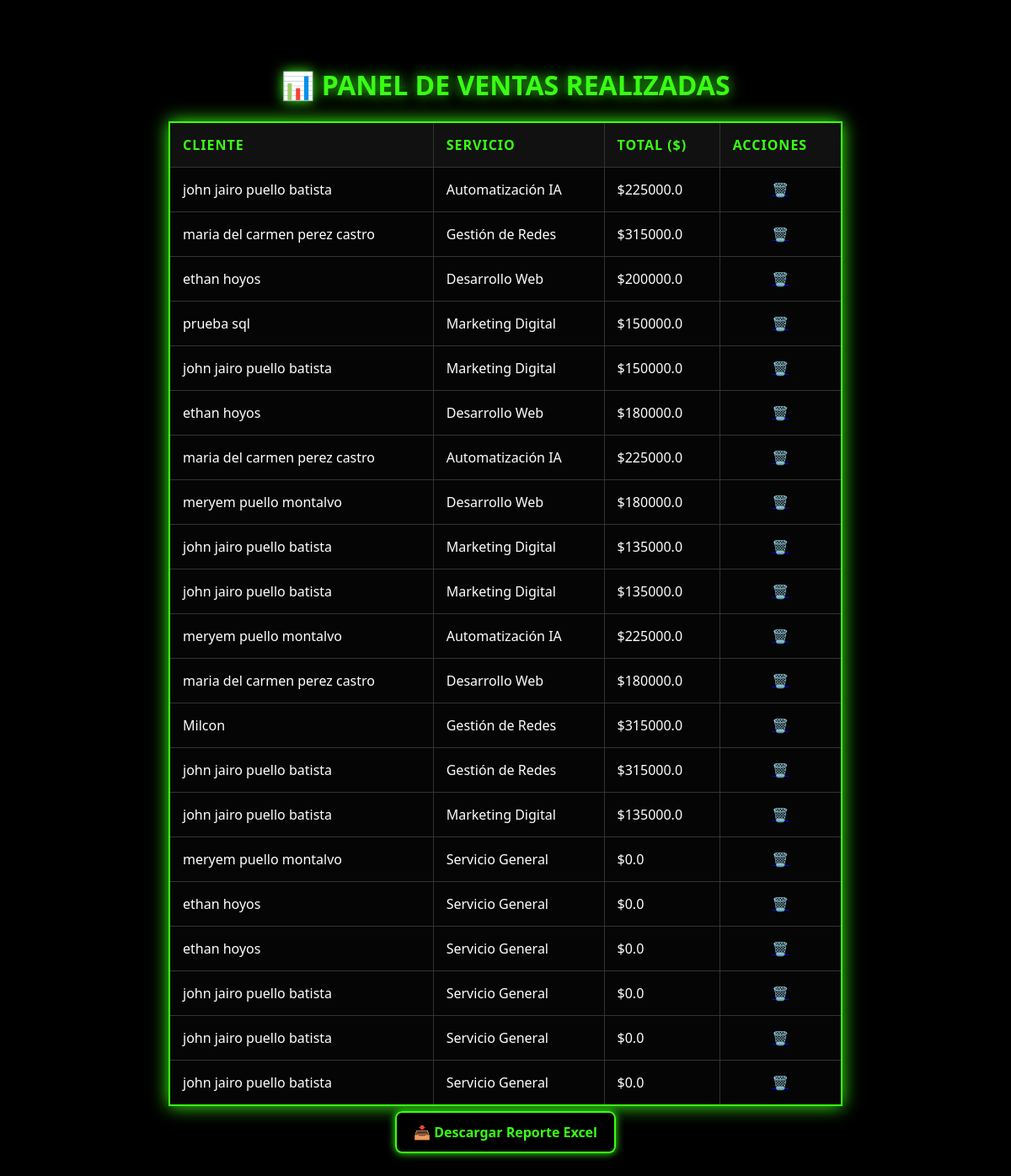
Page /reportes on the committed database.
### tables this page shows
CREATE TABLE ventas 
                      (id INTEGER PRIMARY KEY AUTOINCREMENT, 
                       nombre TEXT, 
                       servicio TEXT, 
                       total REAL);

### app.py (the view)
@app.route('/reportes')
def reportes():
    conexion = sqlite3.connect("estudio_global.db")
    cursor = conexion.cursor()
    cursor.execute("SELECT id, nombre, servicio, total FROM ventas")
    datos_ventas = cursor.fetchall()
    conexion.close()
    return render_template('reportes.html', registros=datos_ventas)

### templates/reportes.html (shortened to what this page needs)
<!DOCTYPE html>
<html lang="es">
<head>
</head>
<body>
    <h1>📊 Panel de Ventas Realizadas</h1>
    <table>
        <thead>
            <tr>
                <th>Cliente</th>
                <th>Servicio</th>
                <th>Total ($)</th>
                <th>Acciones</th></tr>
        </thead>
        <tbody>
           {% for item in registros %}
    <tr>
        <td>{{ item[1] }}</td> <td>{{ item[2] }}</td> <td>${{ item[3] }}</td> <td style="text-align: center;">
            <a href="/eliminar/{{ item[0] }}" class="btn-borrar" onclick="return confirm('¿Eliminar este registro?')">🗑️</a>
        </td>
    </tr>
    {% endfor %}
        </tbody>
    </table>
    <div style="margin: 20px 0;">
    <a href="/descargar_excel" class="btn-excel">📥 Descargar Reporte Excel</a>
</div>
</body>
</html>

### templates/reportes.html (style rules this page uses)
body { background: #000; color: #fff; font-family: 'Segoe UI', sans-serif; display: flex; flex-direction: column; align-items: center; padding: 50px; }
h1 { color: #39FF14; text-shadow: 0 0 15px #39FF14; text-transform: uppercase; }
table { border-collapse: collapse; width: 80%; max-width: 800px; border: 2px solid #39FF14; box-shadow: 0 0 20px #39FF14; background: #050505; }
th, td { border: 1px solid #333; padding: 15px; text-align: left; }
th { background: #111; color: #39FF14; text-transform: uppercase; letter-spacing: 1px; }
.btn-excel { background-color: #000; color: #39FF14; padding: 12px 20px; text-decoration: none; border: 2px solid #39FF14; border-radius: 8px; font-weight: bold; box-shadow: 0 0 10px #39FF14; transition: 0.3s; }

### rows in the picture
ventas: nombre "john jairo puello batista", servicio "Automatización IA", total "225000.0"
ventas: nombre "maria del carmen perez castro", servicio "Gestión de Redes", total "315000.0"
ventas: nombre "ethan hoyos", servicio "Desarrollo Web", total "200000.0"
ventas: nombre "prueba sql", servicio "Marketing Digital", total "150000.0"
ventas: nombre "john jairo puello batista", servicio "Marketing Digital", total "150000.0"
ventas: nombre "ethan hoyos", servicio "Desarrollo Web", total "180000.0"
ventas: nombre "maria del carmen perez castro", servicio "Automatización IA", total "225000.0"
ventas: nombre "meryem puello montalvo", servicio "Desarrollo Web", total "180000.0"
ventas: nombre "john jairo puello batista", servicio "Marketing Digital", total "135000.0"
ventas: nombre "john jairo puello batista", servicio "Marketing Digital", total "135000.0"
ventas: nombre "meryem puello montalvo", servicio "Automatización IA", total "225000.0"
ventas: nombre "maria del carmen perez castro", servicio "Desarrollo Web", total "180000.0"
ventas: nombre "Milcon", servicio "Gestión de Redes", total "315000.0"
ventas: nombre "john jairo puello batista", servicio "Gestión de Redes", total "315000.0"
ventas: nombre "john jairo puello batista", servicio "Marketing Digital", total "135000.0"
ventas: nombre "meryem puello montalvo", servicio "Servicio General", total "0.0"
ventas: nombre "ethan hoyos", servicio "Servicio General", total "0.0"
ventas: nombre "ethan hoyos", servicio "Servicio General", total "0.0"
ventas: nombre "john jairo puello batista", servicio "Servicio General", total "0.0"
ventas: nombre "john jairo puello batista", servicio "Servicio General", total "0.0"
ventas: nombre "john jairo puello batista", servicio "Servicio General", total "0.0"
